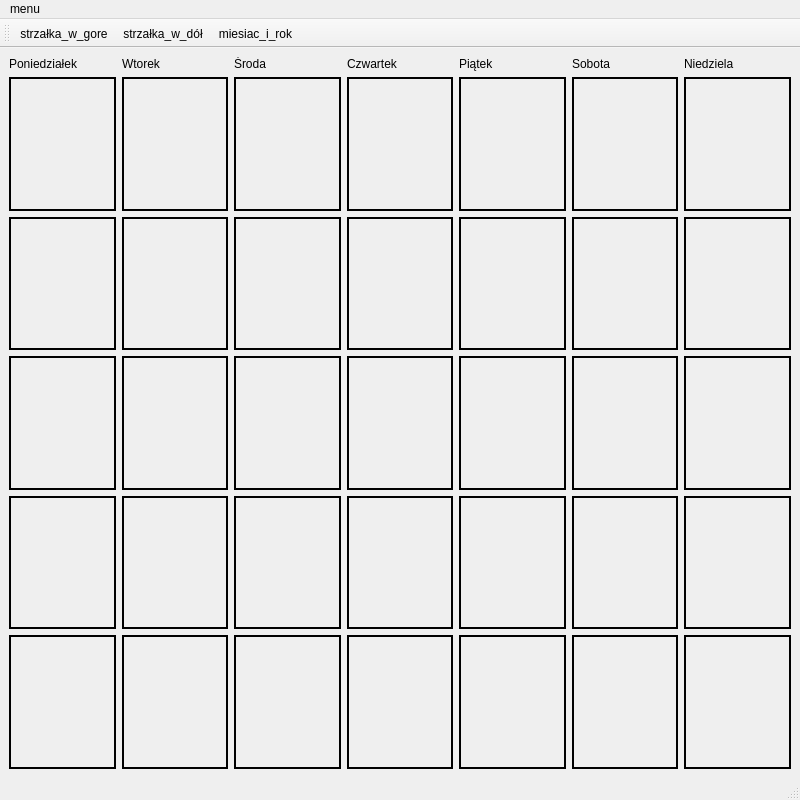
<?xml version="1.0" encoding="UTF-8"?>
<ui version="4.0">
 <class>MainWindow</class>
 <widget class="QMainWindow" name="MainWindow">
  <property name="geometry">
   <rect>
    <x>0</x>
    <y>0</y>
    <width>800</width>
    <height>800</height>
   </rect>
  </property>
  <property name="windowTitle">
   <string>MainWindow</string>
  </property>
  <widget class="QWidget" name="centralwidget">
   <layout class="QGridLayout" name="gridLayout_6">
    <item row="2" column="0" rowspan="2" colspan="8">
     <layout class="QGridLayout" name="gridLayout_2">
      <item row="5" column="5">
       <widget class="QWidget" name="widget_34" native="true">
        <property name="styleSheet">
         <string notr="true">border-width: 2px;
border-style: solid;
border-color: black;</string>
        </property>
       </widget>
      </item>
      <item row="3" column="1">
       <widget class="QWidget" name="widget_18" native="true">
        <property name="styleSheet">
         <string notr="true">border-width: 2px;
border-style: solid;
border-color: black;</string>
        </property>
       </widget>
      </item>
      <item row="3" column="3">
       <widget class="QWidget" name="widget_20" native="true">
        <property name="styleSheet">
         <string notr="true">border-width: 2px;
border-style: solid;
border-color: black;</string>
        </property>
       </widget>
      </item>
      <item row="4" column="6">
       <widget class="QWidget" name="widget_29" native="true">
        <property name="styleSheet">
         <string notr="true">border-width: 2px;
border-style: solid;
border-color: black;</string>
        </property>
       </widget>
      </item>
      <item row="1" column="6">
       <widget class="QWidget" name="widget_10" native="true">
        <property name="styleSheet">
         <string notr="true">border-width: 2px;
border-style: solid;
border-color: black;</string>
        </property>
       </widget>
      </item>
      <item row="3" column="2">
       <widget class="QWidget" name="widget_19" native="true">
        <property name="styleSheet">
         <string notr="true">border-width: 2px;
border-style: solid;
border-color: black;</string>
        </property>
       </widget>
      </item>
      <item row="2" column="2">
       <widget class="QWidget" name="widget_4" native="true">
        <property name="styleSheet">
         <string notr="true">border-width: 2px;
border-style: solid;
border-color: black;</string>
        </property>
       </widget>
      </item>
      <item row="5" column="0">
       <widget class="QWidget" name="widget_13" native="true">
        <property name="styleSheet">
         <string notr="true">border-width: 2px;
border-style: solid;
border-color: black;</string>
        </property>
       </widget>
      </item>
      <item row="4" column="4">
       <widget class="QWidget" name="widget_27" native="true">
        <property name="styleSheet">
         <string notr="true">border-width: 2px;
border-style: solid;
border-color: black;</string>
        </property>
       </widget>
      </item>
      <item row="4" column="5">
       <widget class="QWidget" name="widget_28" native="true">
        <property name="styleSheet">
         <string notr="true">border-width: 2px;
border-style: solid;
border-color: black;</string>
        </property>
       </widget>
      </item>
      <item row="2" column="6">
       <widget class="QWidget" name="widget_17" native="true">
        <property name="styleSheet">
         <string notr="true">border-width: 2px;
border-style: solid;
border-color: black;</string>
        </property>
       </widget>
      </item>
      <item row="2" column="1">
       <widget class="QWidget" name="widget_5" native="true">
        <property name="styleSheet">
         <string notr="true">border-width: 2px;
border-style: solid;
border-color: black;</string>
        </property>
       </widget>
      </item>
      <item row="1" column="2">
       <widget class="QWidget" name="widget_3" native="true">
        <property name="styleSheet">
         <string notr="true">border-width: 2px;
border-style: solid;
border-color: black;</string>
        </property>
       </widget>
      </item>
      <item row="3" column="5">
       <widget class="QWidget" name="widget_22" native="true">
        <property name="styleSheet">
         <string notr="true">border-width: 2px;
border-style: solid;
border-color: black;</string>
        </property>
       </widget>
      </item>
      <item row="4" column="2">
       <widget class="QWidget" name="widget_25" native="true">
        <property name="styleSheet">
         <string notr="true">border-width: 2px;
border-style: solid;
border-color: black;</string>
        </property>
       </widget>
      </item>
      <item row="1" column="5">
       <widget class="QWidget" name="widget_9" native="true">
        <property name="styleSheet">
         <string notr="true">border-width: 2px;
border-style: solid;
border-color: black;</string>
        </property>
       </widget>
      </item>
      <item row="3" column="4">
       <widget class="QWidget" name="widget_21" native="true">
        <property name="styleSheet">
         <string notr="true">border-width: 2px;
border-style: solid;
border-color: black;</string>
        </property>
       </widget>
      </item>
      <item row="5" column="4">
       <widget class="QWidget" name="widget_33" native="true">
        <property name="styleSheet">
         <string notr="true">border-width: 2px;
border-style: solid;
border-color: black;</string>
        </property>
       </widget>
      </item>
      <item row="1" column="0">
       <widget class="QWidget" name="widget" native="true">
        <property name="layoutDirection">
         <enum>Qt::LeftToRight</enum>
        </property>
        <property name="styleSheet">
         <string notr="true">border-width: 2px;
border-style: solid;
border-color: black;</string>
        </property>
       </widget>
      </item>
      <item row="1" column="1">
       <widget class="QWidget" name="widget_2" native="true">
        <property name="layoutDirection">
         <enum>Qt::LeftToRight</enum>
        </property>
        <property name="styleSheet">
         <string notr="true">border-width: 2px;
border-style: solid;
border-color: black;</string>
        </property>
       </widget>
      </item>
      <item row="4" column="3">
       <widget class="QWidget" name="widget_26" native="true">
        <property name="styleSheet">
         <string notr="true">border-width: 2px;
border-style: solid;
border-color: black;</string>
        </property>
       </widget>
      </item>
      <item row="5" column="6">
       <widget class="QWidget" name="widget_35" native="true">
        <property name="styleSheet">
         <string notr="true">border-width: 2px;
border-style: solid;
border-color: black;</string>
        </property>
       </widget>
      </item>
      <item row="4" column="0">
       <widget class="QWidget" name="widget_12" native="true">
        <property name="styleSheet">
         <string notr="true">border-width: 2px;
border-style: solid;
border-color: black;</string>
        </property>
       </widget>
      </item>
      <item row="1" column="3">
       <widget class="QWidget" name="widget_7" native="true">
        <property name="styleSheet">
         <string notr="true">border-width: 2px;
border-style: solid;
border-color: black;</string>
        </property>
       </widget>
      </item>
      <item row="4" column="1">
       <widget class="QWidget" name="widget_24" native="true">
        <property name="styleSheet">
         <string notr="true">border-width: 2px;
border-style: solid;
border-color: black;</string>
        </property>
       </widget>
      </item>
      <item row="2" column="0">
       <widget class="QWidget" name="widget_6" native="true">
        <property name="styleSheet">
         <string notr="true">border-width: 2px;
border-style: solid;
border-color: black;</string>
        </property>
       </widget>
      </item>
      <item row="3" column="6">
       <widget class="QWidget" name="widget_23" native="true">
        <property name="styleSheet">
         <string notr="true">border-width: 2px;
border-style: solid;
border-color: black;</string>
        </property>
       </widget>
      </item>
      <item row="5" column="3">
       <widget class="QWidget" name="widget_32" native="true">
        <property name="styleSheet">
         <string notr="true">border-width: 2px;
border-style: solid;
border-color: black;</string>
        </property>
       </widget>
      </item>
      <item row="5" column="2">
       <widget class="QWidget" name="widget_31" native="true">
        <property name="styleSheet">
         <string notr="true">border-width: 2px;
border-style: solid;
border-color: black;</string>
        </property>
       </widget>
      </item>
      <item row="2" column="4">
       <widget class="QWidget" name="widget_15" native="true">
        <property name="styleSheet">
         <string notr="true">border-width: 2px;
border-style: solid;
border-color: black;</string>
        </property>
       </widget>
      </item>
      <item row="2" column="5">
       <widget class="QWidget" name="widget_16" native="true">
        <property name="styleSheet">
         <string notr="true">border-width: 2px;
border-style: solid;
border-color: black;</string>
        </property>
       </widget>
      </item>
      <item row="5" column="1">
       <widget class="QWidget" name="widget_30" native="true">
        <property name="styleSheet">
         <string notr="true">border-width: 2px;
border-style: solid;
border-color: black;</string>
        </property>
       </widget>
      </item>
      <item row="1" column="4">
       <widget class="QWidget" name="widget_8" native="true">
        <property name="styleSheet">
         <string notr="true">border-width: 2px;
border-style: solid;
border-color: black;</string>
        </property>
       </widget>
      </item>
      <item row="3" column="0">
       <widget class="QWidget" name="widget_11" native="true">
        <property name="styleSheet">
         <string notr="true">border-width: 2px;
border-style: solid;
border-color: black;</string>
        </property>
       </widget>
      </item>
      <item row="2" column="3">
       <widget class="QWidget" name="widget_14" native="true">
        <property name="styleSheet">
         <string notr="true">border-width: 2px;
border-style: solid;
border-color: black;</string>
        </property>
       </widget>
      </item>
      <item row="0" column="0">
       <widget class="QLabel" name="label_4">
        <property name="sizePolicy">
         <sizepolicy hsizetype="Preferred" vsizetype="Fixed">
          <horstretch>0</horstretch>
          <verstretch>0</verstretch>
         </sizepolicy>
        </property>
        <property name="frameShape">
         <enum>QFrame::NoFrame</enum>
        </property>
        <property name="text">
         <string>Poniedziałek</string>
        </property>
       </widget>
      </item>
      <item row="0" column="1">
       <widget class="QLabel" name="label_7">
        <property name="sizePolicy">
         <sizepolicy hsizetype="Preferred" vsizetype="Fixed">
          <horstretch>0</horstretch>
          <verstretch>0</verstretch>
         </sizepolicy>
        </property>
        <property name="frameShape">
         <enum>QFrame::NoFrame</enum>
        </property>
        <property name="text">
         <string>Wtorek</string>
        </property>
       </widget>
      </item>
      <item row="0" column="2">
       <widget class="QLabel" name="label_6">
        <property name="sizePolicy">
         <sizepolicy hsizetype="Preferred" vsizetype="Fixed">
          <horstretch>0</horstretch>
          <verstretch>0</verstretch>
         </sizepolicy>
        </property>
        <property name="frameShape">
         <enum>QFrame::NoFrame</enum>
        </property>
        <property name="text">
         <string>Środa</string>
        </property>
       </widget>
      </item>
      <item row="0" column="3">
       <widget class="QLabel" name="label_5">
        <property name="sizePolicy">
         <sizepolicy hsizetype="Preferred" vsizetype="Fixed">
          <horstretch>0</horstretch>
          <verstretch>0</verstretch>
         </sizepolicy>
        </property>
        <property name="frameShape">
         <enum>QFrame::NoFrame</enum>
        </property>
        <property name="text">
         <string>Czwartek</string>
        </property>
       </widget>
      </item>
      <item row="0" column="4">
       <widget class="QLabel" name="label_3">
        <property name="sizePolicy">
         <sizepolicy hsizetype="Preferred" vsizetype="Fixed">
          <horstretch>0</horstretch>
          <verstretch>0</verstretch>
         </sizepolicy>
        </property>
        <property name="frameShape">
         <enum>QFrame::NoFrame</enum>
        </property>
        <property name="text">
         <string>Piątek</string>
        </property>
       </widget>
      </item>
      <item row="0" column="5">
       <widget class="QLabel" name="label_2">
        <property name="sizePolicy">
         <sizepolicy hsizetype="Preferred" vsizetype="Fixed">
          <horstretch>0</horstretch>
          <verstretch>0</verstretch>
         </sizepolicy>
        </property>
        <property name="frameShape">
         <enum>QFrame::NoFrame</enum>
        </property>
        <property name="text">
         <string>Sobota</string>
        </property>
       </widget>
      </item>
      <item row="0" column="6">
       <widget class="QLabel" name="label">
        <property name="sizePolicy">
         <sizepolicy hsizetype="Preferred" vsizetype="Fixed">
          <horstretch>0</horstretch>
          <verstretch>0</verstretch>
         </sizepolicy>
        </property>
        <property name="frameShape">
         <enum>QFrame::NoFrame</enum>
        </property>
        <property name="text">
         <string>Niedziela</string>
        </property>
       </widget>
      </item>
     </layout>
    </item>
   </layout>
  </widget>
  <widget class="QMenuBar" name="menubar">
   <property name="geometry">
    <rect>
     <x>0</x>
     <y>0</y>
     <width>800</width>
     <height>21</height>
    </rect>
   </property>
   <widget class="QMenu" name="menumenu">
    <property name="title">
     <string>menu</string>
    </property>
   </widget>
   <addaction name="menumenu"/>
  </widget>
  <widget class="QStatusBar" name="statusbar"/>
  <widget class="QToolBar" name="toolBar">
   <property name="windowTitle">
    <string>toolBar</string>
   </property>
   <attribute name="toolBarArea">
    <enum>TopToolBarArea</enum>
   </attribute>
   <attribute name="toolBarBreak">
    <bool>false</bool>
   </attribute>
   <addaction name="actionstrza_ka_w_gore"/>
   <addaction name="actionstrza_ka_w_d"/>
   <addaction name="actionmiesiac_i_rok"/>
  </widget>
  <action name="actionstrza_ka_w_gore">
   <property name="icon">
    <iconset resource="resources.qrc">
     <normaloff>:/rec/C:/Users/jaswr/Downloads/strzalkawgore.png</normaloff>:/rec/C:/Users/jaswr/Downloads/strzalkawgore.png</iconset>
   </property>
   <property name="text">
    <string>strzałka_w_gore</string>
   </property>
  </action>
  <action name="actionstrza_ka_w_d">
   <property name="icon">
    <iconset resource="resources.qrc">
     <normaloff>:/rec/C:/Users/jaswr/Downloads/pobrane.png</normaloff>:/rec/C:/Users/jaswr/Downloads/pobrane.png</iconset>
   </property>
   <property name="text">
    <string>strzałka_w_dół</string>
   </property>
  </action>
  <action name="actionmiesiac_i_rok">
   <property name="text">
    <string>miesiac_i_rok</string>
   </property>
  </action>
 </widget>
 <resources>
  <include location="resources.qrc"/>
 </resources>
 <connections/>
</ui>
